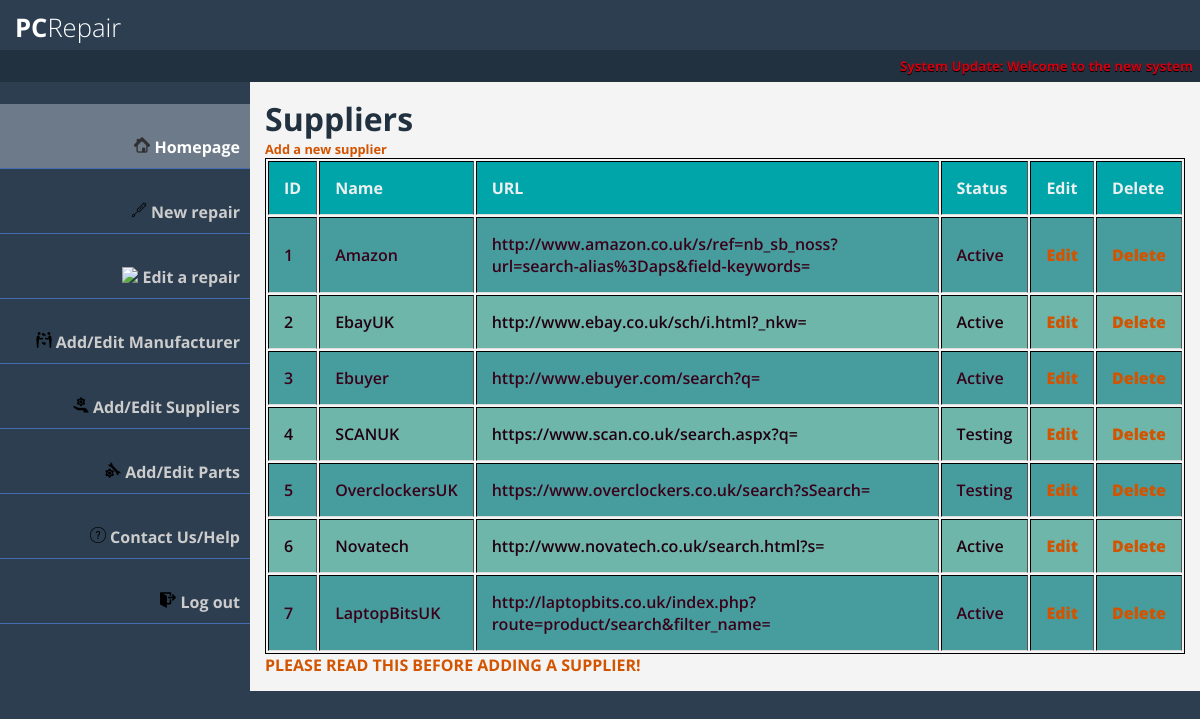
Page /editsuppliers.php (signed in) on the committed database.
### tables this page shows
CREATE TABLE IF NOT EXISTS `suppliers` (
  `id` int(11) NOT NULL AUTO_INCREMENT,
  `name` varchar(225) NOT NULL,
  `website` varchar(1024) NOT NULL,
  `active` varchar(50) NOT NULL,
  PRIMARY KEY (`id`)
);

### include/restrict.php (called while the page is built, shortened)
<?php
$logoutAction = $_SERVER['PHP_SELF']."?doLogout=true";
?>

### editsuppliers.php (the view, shortened to what this page needs)
<?php
include ("include/restrict.php");
include("include/heading.php");
?>
<div class="content">
<h1>Suppliers</h1>
<p><a href="newsuppliers.php">Add a new supplier</a></p>
<?php
	$result = mysql_query("SELECT * FROM suppliers")
		or die(mysql_error());
	echo "<table border='1' cellpadding='10'>";
	echo "<tr><th>ID</th> <th>Name</th> <th>URL</th> <th>Status</th> <th>Edit</th> <th>Delete</th></tr>";
	while($row = mysql_fetch_array( $result )) {
		echo "<tr>";
		echo '<td>' . $row['id'] . '</td>';
		echo '<td>' . $row['name'] . '</td>';
		echo '<td>'. $row['website'] . '</td>';
		echo '<td>' . $row['active'] . '</td>';
	echo '<td><a href="suppliersedit.php?id=' . $row['id'] . '">Edit</a></td>';
		echo '<td><a href="suppliersdelete.php?id=' . $row['id'] . '">Delete</a></td>';
		echo "</tr>";
	}
	echo "</table>";
?>
<a href="_notes/Supplierins.pdf" target="_blank">PLEASE READ THIS BEFORE ADDING A SUPPLIER!</a>
</div>
</div>
<?php
include("include/footers.php");
?>

### include/heading.php (shortened to what this page needs)
<html>
<head>
<link rel="stylesheet" type="text/css" href="styles/global.css" />
<link rel="stylesheet" type="text/css" href="styles/tables.css" />
</head>
<body>
	<div id="header">
	<div class="logo"><a href="index.php">PC<span>Repair</span></div>
</div>
<a class="mobile" href="systemupdatemessage.php">
<h5>System Update: Welcome to the new system</h5>
</a>
<div id="container">
<div class="sidebar">
<ul id="nav">
<br/><li><a class="selected" href='index.php'><br><img src="images/home.png">&nbsp;Homepage</a></li>
<li><a href='newrepair.php'><br><img src="images/repair.png">&nbsp;New repair</a></li>
<li><a href='editrepair.php'><br><img src="images/edit.png">&nbsp;Edit a repair</a></li>
<li><a href='editmanufacturer.php'><br><img src="images/manu.png">&nbsp;Add/Edit Manufacturer</a></li>
<li><a href='editsuppliers.php'><br><img src="images/supplier.png">&nbsp;Add/Edit Suppliers</a></li>
<li><a href='editparts.php'><br><img src="images/cog.png">&nbsp;Add/Edit Parts</a></li>
<li><a href='ContactUs.php'><br><img src="images/help.png">&nbsp;Contact Us/Help</a></li>
<li><a href="<?php echo $logoutAction ?>"><br><img src="images/logout.png">&nbsp;Log out</a></li>
</ul>
</div>

### include/footers.php
</body>
</html>

### styles/global.css (style rules this page uses)
* { margin: 0; padding:0; box-sizing: border-box; }
body { font-family:'Open Sans'; background-color:#2c3e50; }
a { text-decoration:none; font-weight:bolder; color:#d35400; }
div#header { width:100%; height:50px; background-color:#2c3e50; margin:auto; }
.logo { float:left; margin-top:10px; margin-left:15px; }
.logo a { font-size:1.6em; color:#fff; text-decoration:none; }
.logo a span { font-weight:300; }
div#container { width:auto; margin:0 auto; height:auto; }
.sidebar { width:250px; height:100%; background-color:#2c3e50; float:left; }
.content { width:auto; margin-left: 250px; height:auto; background-color:#f4f4f4; color:#22313F; padding:15px; height:auto; }
ul#nav { text-align:right; }
ul#nav li a { color:ccc; display: block; padding:10px; font-style:0.8; border-bottom:1px solid #446CB3; -webkit-transition:0.2s; -moz-transition:0.2s; -o-transition: 0.2s; transition:0.2s; }
ul#nav li a.selected { background-color:#6C7A89; color:#fff; }
.content p { color:#6C7A89; font-size:0.80em; }
a.mobile { display:block; color:#CF000F; text-shadow: 0px 1px #000; background-color:#22313F; text-align:right; padding:7px; width:100%; }

### styles/tables.css (style rules this page uses)
table { border: 1px solid black; width: 100%; }
th { height: 50px; text-align: center; vertical-align: bottom; }
th, td { padding: 15px; text-align: left; border-bottom: 1px solid #ddd; }
tr { background-color:#6eb5aa; color:#21000f; font-weight:600; }
tr:nth-child(even) { background-color:#479c9d; color:#3a001a; }
th { background-color:#00a5a9; color:#ecf0f1; }

### rows in the picture
suppliers: id "1", name "Amazon", website "http://www.amazon.co.uk/s/ref=nb_sb_noss?url=search-alias%3Daps&field-keywords=", active "Active"
suppliers: id "2", name "EbayUK", website "http://www.ebay.co.uk/sch/i.html?_nkw=", active "Active"
suppliers: id "3", name "Ebuyer", website "http://www.ebuyer.com/search?q=", active "Active"
suppliers: id "4", name "SCANUK", website "https://www.scan.co.uk/search.aspx?q=", active "Testing"
suppliers: id "5", name "OverclockersUK", website "https://www.overclockers.co.uk/search?sSearch=", active "Testing"
suppliers: id "6", name "Novatech", website "http://www.novatech.co.uk/search.html?s=", active "Active"
suppliers: id "7", name "LaptopBitsUK", website "http://laptopbits.co.uk/index.php?route=product/search&filter_name=", active "Active"
